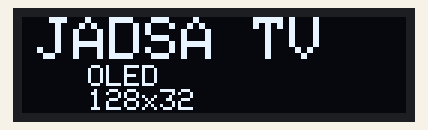
A sketch run on a simulated Arduino Uno, built with avr-gcc and run on an emulated ATmega328P. Parts: 128×32 one-colour display. What the sketch prints to the serial monitor is not drawn.

Above: at 0.1 s.

The sketch:

DAC_12Bits_MCP4725_Modulo.ino
```cpp
#include <Wire.h>
#include <Adafruit_MCP4725.h>   // incluye libreria Adafruit MCP4725

#include <Adafruit_GFX.h>
#include <Adafruit_SSD1306.h>
const uint8_t ancho = 128; //px
const uint8_t alto = 32; // 32px
#define OLED_RESET 4              // necesario por la libreria pero no usado
Adafruit_SSD1306 oled(ancho, alto, &Wire, OLED_RESET);


Adafruit_MCP4725 dac_mA;     // crear objeto con nombre dac
Adafruit_MCP4725 dac_V;     // crear objeto con nombre dac

unsigned int valor;

void setup() {
  Wire.begin();
  Serial.begin(9600);
  dac_mA.begin(0x60);      // inicializa DAC con direccion 0x62 GND o 0x63 VCC "ADDR"
  dac_V.begin(0x61);      // inicializa DAC con direccion 0x62 GND o 0x63 VCC "ADDR"
  Serial.println("Iniciando... I2C mA-V"); // texto estatico

  oled.begin(SSD1306_SWITCHCAPVCC, 0x3C);
  oled.clearDisplay();
  oled.setTextColor(WHITE); // establece color al unico disponible (pantalla monocromo)
  oled.setCursor(5, 0);
  oled.setTextSize(2);
  oled.print("JADSA TV"); // escribe texto
  oled.setCursor(10, 16);
  oled.setTextSize(1);
  oled.print("  OLED"); // escribe texto
  oled.setCursor(10, 24);
  oled.setTextSize(1);
  oled.print("  128x32"); // escribe texto
  oled.display();
  delay(100);
}

void loop() {
  //valor = analogRead(0) * 4; // 1023*4 =4092
  //Serial.println(valor);
  dac_mA.setVoltage(3276, false);  // 4mA=819 8mA=1638 12mA=2457 16mA=3276 20mA=4095
  dac_V.setVoltage(2457, false);  // 2V=819  4V=1638  6V=2457   8V=3276   10V=4095
  delay(10000);
}
```
